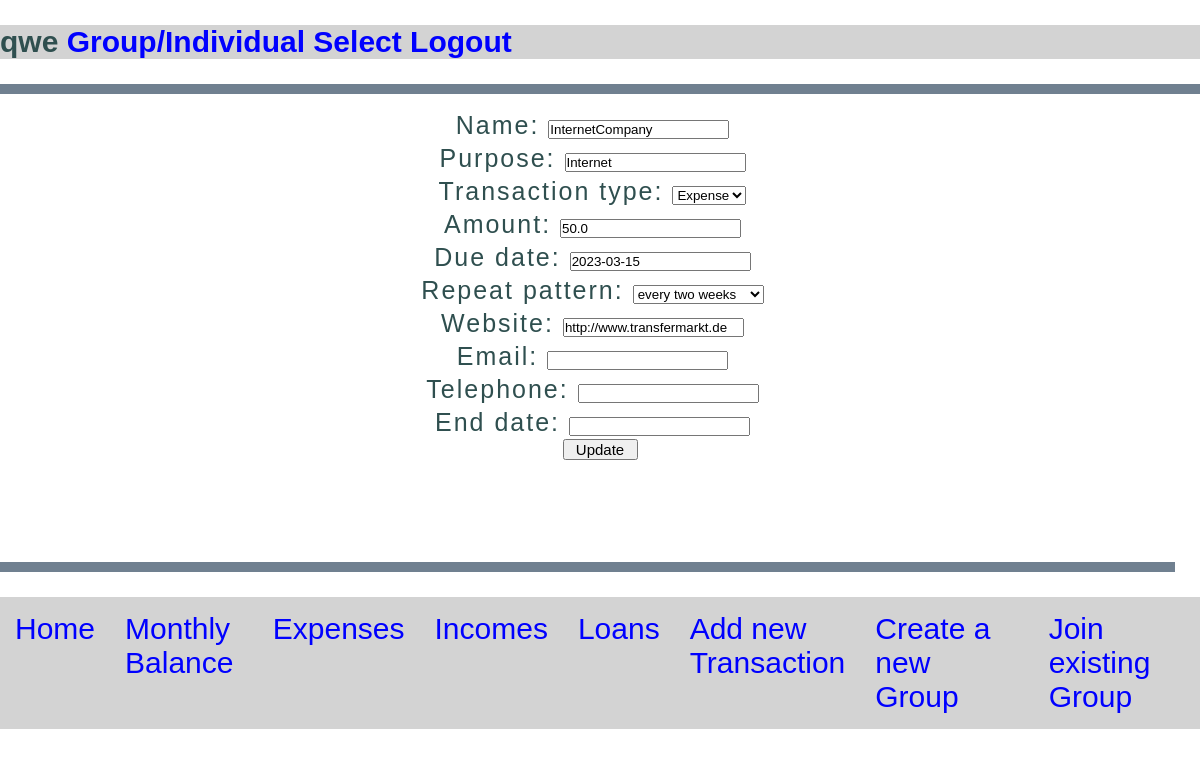
Page /balance/1/update (signed in) on the committed database.
### user/models.py (models this page shows, shortened)
class MyUser(AbstractUser):
    as_group = models.BooleanField(
        default=False,
    )
    group = models.CharField(max_length=50, null=True,
                             default=None, blank=True)

### balance/models.py (models this page shows, shortened)
class Transaction(models.Model):
    types = (("Income", "Income"), ("Expense", "Expense"), ("Loan", "Loan"))
    repeat_patterns = (
        ("one off", "one off"),
        ("monthly", "monthly"),
        ("weekly", "weekly"),
        ("every two weeks", "every two weeks"),
        ("every three weeks", "every three weeks"),
        ("every four weeks", "every four weeks"),
    )
    user = models.ForeignKey(MyUser, on_delete=models.CASCADE)
    transaction_type = models.CharField(max_length=25, choices=types, default="Expense")
    name = models.CharField(max_length=200)
    purpose = models.CharField(max_length=200)
    amount = models.FloatField(max_length=6)
    due_date = models.DateField(default=date.today())
    repeat_pattern = models.CharField(
        max_length=25, choices=repeat_patterns, default="one off"
    )
    website = models.URLField(blank=True, null=True)
    email = models.EmailField(blank=True, null=True)
    telephone = models.CharField(max_length=20, blank=True, null=True)
    end_date = models.DateField(blank=True, null=True)
    date_added = models.DateField(auto_now_add=True, editable=False)
    group = models.ForeignKey(
        UserGroup, blank=True, null=True, default=None, on_delete=models.CASCADE
    )

### balance/templates/balance/update.html (shortened to what this page needs)
<!DOCTYPE html>
<html lang="en">
<head>
    <link rel="stylesheet" href="/static/balance/update.css">
</head>
<body>
    <div class="content">
        <div class="top">
    <h4>
        {% if user.group == None %}
        {{user.username}}
        {% else %}
        {{user.group}}
        {% endif %}</a>
        <a href="{% url 'group_select' %}">Group/Individual Select</a>
        <a href="{% url 'logout' %}">Logout</a>
    </h4>
</div>
<div class="topline"></div>
    <form method="post">{% csrf_token %}
        {{ form.as_p }}
        <div class="save">
        <input type="submit" value="Update">
        </div>
    </form>
    <br>
<div class="bottomline"></div>
    <nav>
        <a href="{% url 'welcome' %}">Home</a>
        <a href="{% url 'balance' %}">Monthly Balance</a>
        <a href="{% url 'expenses' %}">Expenses</a>
        <a href="{% url 'incomes' %}">Incomes</a>
        <a href="{% url 'loans' %}">Loans</a>
        <a href="{% url 'create' %}">Add new Transaction</a>
        <a href="{% url 'registration_group' %}">Create a new Group</a>
        <a href="{% url 'login_group' %}">Join existing Group</a>
    </nav>
</body>
</html>
</html>

### balance/static/balance/update.css (style rules this page uses)
* { margin: 0; padding: 0; box-sizing: border-box; }
body { font-family: 'Lucida Sans', 'Lucida Sans Regular', 'Lucida Grande', 'Lucida Sans Unicode', Geneva, Verdana, sans-serif; height: 100vh; width: 100vw; color: darkslategray; display: flex; justify-content: center; }
.top { background-color: lightgray; font-size: 30px; font-weight: 50; margin: 25px; }
.top a { text-decoration: none; color: blue; }
.topline { background-color: slategray; width: 100%; height: 10px; }
form { display: flex; flex-direction: column; align-items: center; }
form { table-layout: auto; height: 450px; overflow: auto; padding: 15px; }
p { font-size: 25px; margin: 2px; word-wrap: 2px; letter-spacing: 2px; padding-right: 15px; }
.save { display: flex; justify-content: center; margin-bottom: 50px; }
.save input { font-size: 15px; width: 75px; }
.bottomline { background-color: slategray; width: 100vw; height: 10px; }
nav { background-color: lightgrey; font-size: 30px; font-weight: 50; margin: 25px; width: 100vw; display: flex; justify-content: center; }
nav a { margin: 15px; text-decoration: none; color: blue; }

### rows in the picture
MyUser: group "qwe"
Transaction: name "InternetCompany", purpose "Internet", transaction_type "Expense", amount "50.0", due_date "2023-03-15", repeat_pattern "every two weeks", website "http://www.transfermarkt.de"
